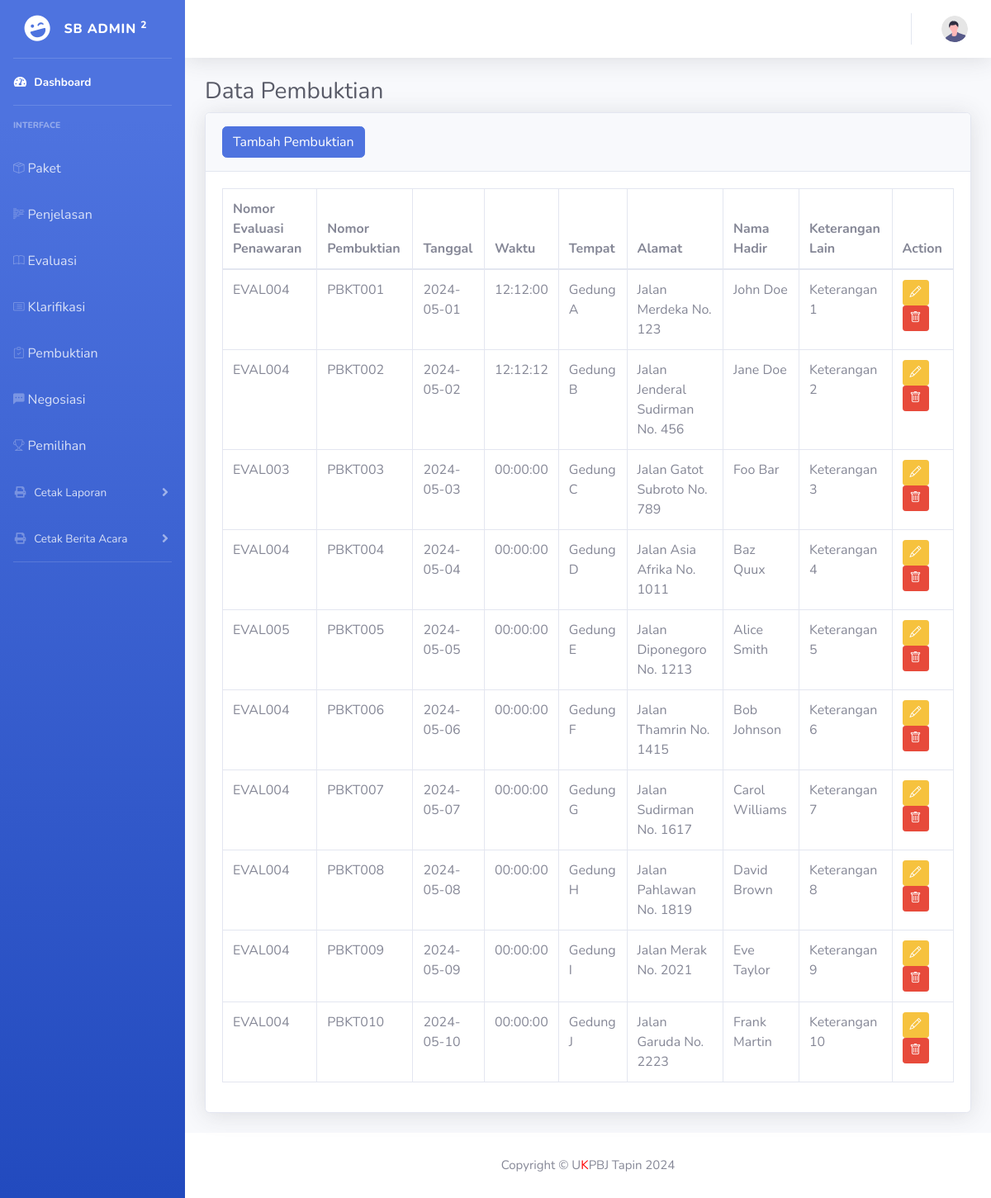
The page /index.php/pembuktian on the database as committed earlier.
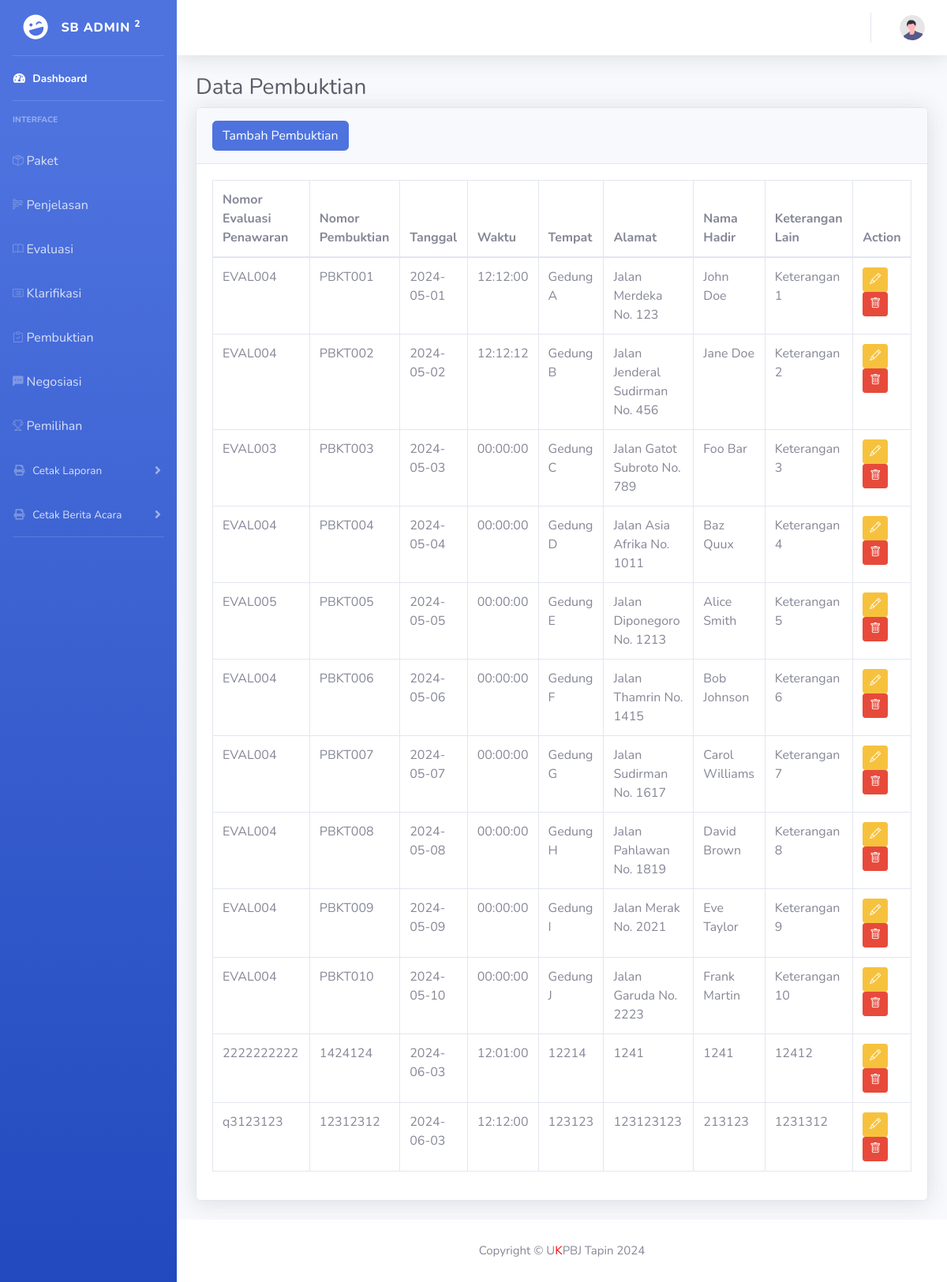
The same page on the database as committed later.
### tables this page shows
CREATE TABLE `evaluasi` (
  `Id_evaluasi_penawaran` int(10) NOT NULL,
  `Id_kode_tender` int(10) DEFAULT NULL,
  `No_Evaluasi` varchar(30) DEFAULT NULL,
  `Tanggal` date DEFAULT NULL,
  `Metode_evaluasi` varchar(20) DEFAULT NULL,
  `nama_Penyedia` varchar(20) DEFAULT NULL,
  `nilai_penawaran` int(20) DEFAULT NULL,
  `kualifikasi` varchar(20) DEFAULT NULL,
  `administrasi` varchar(20) DEFAULT NULL,
  `teknis` varchar(20) DEFAULT NULL,
  `harga` varchar(20) DEFAULT NULL,
  `Keterangan_lain` varchar(20) DEFAULT NULL
);

CREATE TABLE `pembuktian` (
  `Id_pembuktian` int(10) NOT NULL,
  `Id_evaluasi_penawaran` int(10) DEFAULT NULL,
  `No_Pembuktian` varchar(30) DEFAULT NULL,
  `Tanggal` date DEFAULT NULL,
  `Waktu` time DEFAULT NULL,
  `Tempat` varchar(200) DEFAULT NULL,
  `Nama_penyedia` varchar(200) DEFAULT NULL,
  `Alamat` varchar(200) DEFAULT NULL,
  `Nama_hadir` varchar(200) DEFAULT NULL,
  `jabatan` text NOT NULL,
  `Keterangan_lain` varchar(200) DEFAULT NULL
);

### application/controllers/Pembuktian.php (called while the page is built, shortened)
<?php
class Pembuktian extends CI_Controller {
    public function __construct() {
        $this->load->model('Pembuktian_model');
        $this->load->library('form_validation');
        $this->load->model('Evaluasi_model');
    }
    public function index() {
        $data['pembuktians'] = $this->Pembuktian_model->get_all();
        $data['evaluasis'] = $this->Evaluasi_model->get_all();
        $this->load->view('Header/Head');
        $this->load->view('Header/Header');
        $this->load->view('pembuktian/list', $data);
        $this->load->view('Footer/Footer');
    }
}

### index.php (called while the page is built, shortened)
<?php
require_once BASEPATH.'core/CodeIgniter.php';

### application/models/Evaluasi_model.php (called while the page is built, shortened)
<?php
class Evaluasi_model extends CI_Model {
    public function get_all() {
        return $this->db->get('Evaluasi')->result();
    }
}

### application/models/Pembuktian_model.php (called while the page is built, shortened)
<?php
class Pembuktian_model extends CI_Model {
    public function get_all() {
        return $this->db->get('pembuktian')->result();
    }
}

### application/views/pembuktian/list.php (the view)
<div class="container-fluid">
    <h1 class="h3 mb-2 text-gray-800">Data Pembuktian</h1>
    <div class="card shadow mb-4">
        <div class="card-header py-3">
            <a href="<?= site_url('pembuktian/add') ?>" class="btn btn-primary">Tambah Pembuktian</a>
        </div>
        <div class="card-body">
            <div class="table-responsive">
                <table id="example" class="table table-bordered" width="100%" cellspacing="0">
                    <thead>
                        <tr>
                            <th>Nomor Evaluasi Penawaran</th>
                            <th>Nomor Pembuktian</th>
                            <th>Tanggal</th>
                            <th>Waktu</th>
                            <th>Tempat</th>
                            <th>Alamat</th>
                            <th>Nama Hadir</th>
                            <th>Keterangan Lain</th>
                            <th>Action</th>
                        </tr>
                    </thead>
                    <tbody>
                        <?php foreach ($pembuktians as $pembuktian) { ?>
                        <tr>
                            <td>
                                <?php
                                foreach ($evaluasis as $evaluasi) {
                                    if ($evaluasi->Id_evaluasi_penawaran == $pembuktian->Id_evaluasi_penawaran) {
                                        echo $evaluasi->No_Evaluasi;
                                        break;
                                    }
                                }
                                ?>
                            </td>
                            <td><?= $pembuktian->No_Pembuktian ?></td>
                            <td><?= $pembuktian->Tanggal ?></td>
                            <td><?= $pembuktian->Waktu ?></td>
                            <td><?= $pembuktian->Tempat ?></td>
                            <td><?= $pembuktian->Alamat ?></td>
                            <td><?= $pembuktian->Nama_hadir ?></td>
                            <td><?= $pembuktian->Keterangan_lain ?></td>
                            <td>
                                <a href="<?= site_url('pembuktian/edit/'.$pembuktian->Id_pembuktian) ?>"
                                    class="btn btn-sm btn-warning"><i class="bi bi-pencil text-white"></i></a>
                                <a href="<?= site_url('pembuktian/delete/'.$pembuktian->Id_pembuktian) ?>"
                                    class="btn btn-sm btn-danger"
                                    onclick="return confirm('Apakah Anda yakin ingin menghapus data ini?')"><i
                                        class="bi bi-trash icon-custom"></i></a>
                            </td>
                        </tr>
                        <?php } ?>
                    </tbody>
                </table>
            </div>
        </div>
    </div>
</div>

### application/views/Header/Head.php (shortened to what this page needs)
<!DOCTYPE html>
<html lang="en">
<head>
    <link href="<?= base_url('assets/vendor/fontawesome-free/css/all.min.css') ?>" rel="stylesheet" type="text/css">
        <link rel="stylesheet" href="https://stackpath.bootstrapcdn.com/bootstrap/4.5.2/css/bootstrap.min.css">
    <link rel="stylesheet" href="https://cdn.datatables.net/2.0.7/css/dataTables.dataTables.css">
    <link rel="stylesheet" href="https://cdn.datatables.net/2.0.7/css/dataTables.bootstrap4.css">
    <link rel="stylesheet" href="https://cdnjs.cloudflare.com/ajax/libs/twitter-bootstrap/4.5.2/css/bootstrap.css">
    <link rel="stylesheet" href="https://cdnjs.cloudflare.com/ajax/libs/bootstrap-icons/1.10.0/font/bootstrap-icons.min.css">
    <link href="<?= base_url('assets/css/sb-admin-2.min.css') ?>" rel="stylesheet">
    <link rel="stylesheet" type="text/css"
        href="https://cdnjs.cloudflare.com/ajax/libs/font-awesome/5.15.4/css/all.min.css">
    <link rel="stylesheet" type="text/css" href="https://cdn.datatables.net/1.10.24/css/dataTables.bootstrap4.min.css">
</head>

### application/views/Header/Header.php (shortened to what this page needs)
<body id="page-top">
    <div id="wrapper">
        <ul class="navbar-nav bg-gradient-primary sidebar sidebar-dark accordion" id="accordionSidebar">
            <a class="sidebar-brand d-flex align-items-center justify-content-center"
                href="<?= site_url('Dashboard') ?>">
                <div class="sidebar-brand-icon rotate-n-15">
                    <i class="fas fa-laugh-wink"></i>
                </div>
                <div class="sidebar-brand-text mx-3">SB Admin <sup>2</sup></div>
            </a>
            <hr class="sidebar-divider my-0">
            <li class="nav-item active">
                <a class="nav-link" href="<?= site_url('Dashboard') ?>">
                    <i class="fas fa-fw fa-tachometer-alt"></i>
                    <span>Dashboard</span></a>
            </li>
            <hr class="sidebar-divider">
            <div class="sidebar-heading">
                Interface
            </div>
            <li class="nav-item">
                <a class="nav-link" href="<?= site_url('Paket') ?>"><i class="bi bi-box-seam"></i>Paket</a>
            </li>
            <li class="nav-item">
                <a class="nav-link" href="<?= site_url('Penjelasan') ?>"><i class="bi bi-body-text"></i>Penjelasan</a>
            </li>
            <li class="nav-item">
                <a class="nav-link" href="<?= site_url('Evaluasi') ?>"><i class="bi bi-book"></i>Evaluasi</a>
            </li>
            <li class="nav-item">
                <a class="nav-link" href="<?= site_url('Klarifikasi') ?>"><i class="bi bi-card-list"></i>Klarifikasi</a>
            </li>
            <li class="nav-item">
                <a class="nav-link" href="<?= site_url('Pembuktian') ?>"><i
                        class="bi bi-clipboard-check"></i>Pembuktian</a>
            </li>
            <li class="nav-item">
                <a class="nav-link" href="<?= site_url('Negosiasi') ?>"><i
                        class="bi bi-chat-left-dots-fill"></i>Negosiasi</a>
            </li>
            <li class="nav-item">
                <a class="nav-link" href="<?= site_url('Pemilihan') ?>"><i class="bi bi-trophy"></i>Pemilihan</a>
            </li>
            <li class="nav-item">
                <a class="nav-link collapsed" href="#" data-toggle="collapse" data-target="#collapseTwo"
                    aria-expanded="true" aria-controls="collapseTwo">
                    <i class="fas fa-fw fa-print"></i>
                    <span>Cetak Laporan</span>
                </a>
            </li>
            <li class="nav-item">
                <a class="nav-link collapsed" href="#" data-toggle="collapse" data-target="#collapseUtilities"
                    aria-expanded="true" aria-controls="collapseUtilities">
                    <i class="fas fa-fw fa-print"></i>
                    <span>Cetak Berita Acara</span>
                </a>
            </li>
            <hr class="sidebar-divider">
        </ul>
        <div id="content-wrapper" class="d-flex flex-column">
            <div id="content">
                <nav class="navbar navbar-expand navbar-light bg-white topbar mb-4 static-top shadow">
                    <ul class="navbar-nav ml-auto">
                        <li class="nav-item dropdown no-arrow">
                            <a class="nav-link dropdown-toggle" href="#" id="userDropdown" role="button"
                                data-toggle="dropdown" aria-haspopup="true" aria-expanded="false">
                                <img class="img-profile rounded-circle" src="img/undraw_profile.svg">
                            </a>
                        </li>
                    </ul>
                </nav>

### application/views/Footer/Footer.php (shortened to what this page needs)
<footer class="sticky-footer bg-white">
    <div class="container my-auto">
        <div class="copyright text-center my-auto">
            <span style="font-size:15px;">Copyright &copy; U<span style="color:red;">K</span>PBJ Tapin 2024</span>
        </div>
    </div>
</footer>
</div>
</div>
</body>
</html>

Rows that differ between the two databases and show on the page:
added pembuktian: No_Pembuktian "1424124", Tanggal "2024-06-03", Waktu "12:01:00", Tempat "12214", Alamat "1241", Nama_hadir "1241", Keterangan_lain "12412"
added evaluasi: No_Evaluasi "2222222222", shown under "1424124"
added pembuktian: No_Pembuktian "12312312", Tanggal "2024-06-03", Waktu "12:12:00", Tempat "123123", Alamat "123123123", Nama_hadir "213123", Keterangan_lain "1231312"
added evaluasi: No_Evaluasi "q3123123", shown under "12312312"
